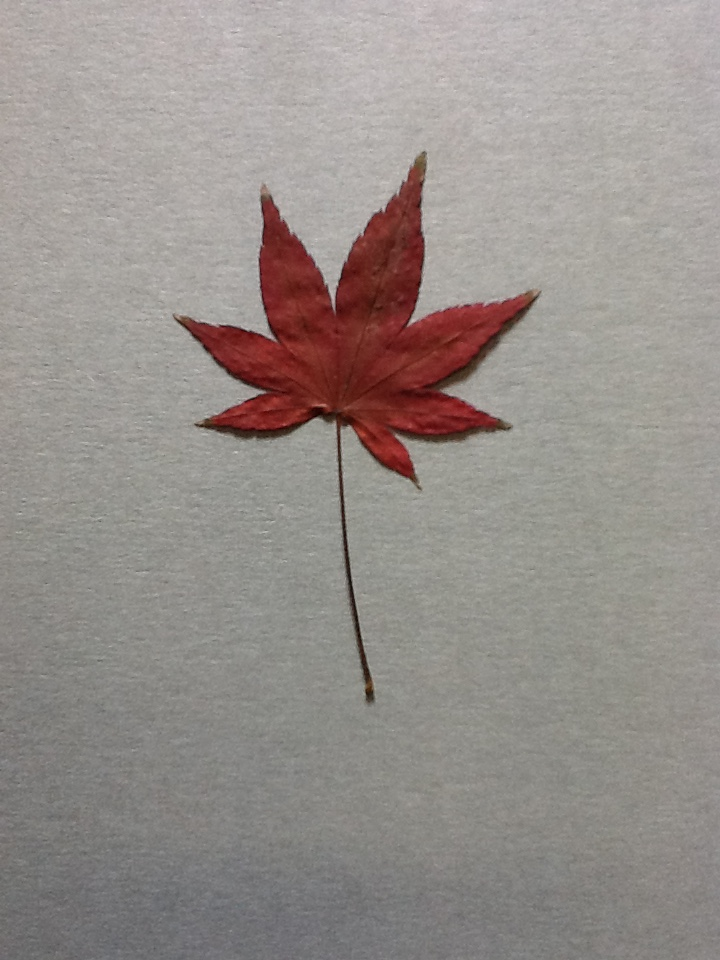
#> input picture Data/RGB/leaf_11.JPG, 720 x 960 px, found by its file name
$ python main.py
#> lines starting #> are read from the running program, lines starting #| are printed output that depends on the picture; after the words box and inside, x2 and y2 are one past the last pixel; in counts of white or black regions, pixels touching at a corner belong together
### Final/preprocess.py
# -*- coding: utf-8 -*-
"""
module for preprocessing on raw image
"""

import cv2 as cv
import numpy as np


# [6 lines left out: function save_binary, not called in this run]


def prep(path, filename, ext):
    """ Returns binary image
        pass arguments as string
        'path', 'filename', 'ext'
    """
#> called with filename = 'leaf_11', ext = '.JPG'

    img = cv.imread(path+filename+ext)
#> img is the input picture: shape (960, 720, 3); mean B, G, R 139.4, 143.4, 150.3

    hsv_img = cv.cvtColor(img, cv.COLOR_BGR2HSV)
#> hsv_img: shape (960, 720, 3); mean H, S, V 27.3, 22.1, 150.5

    #--- Converting to grayscale ---
    gray = cv.cvtColor(hsv_img, cv.COLOR_BGR2GRAY)
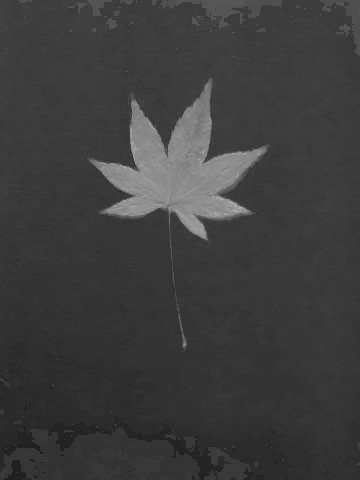
#> gray: shape (960, 720) (shown at 1/2 size); min 25, max 187, mean 61.1
    gray2 = cv.cvtColor(img, cv.COLOR_BGR2GRAY)
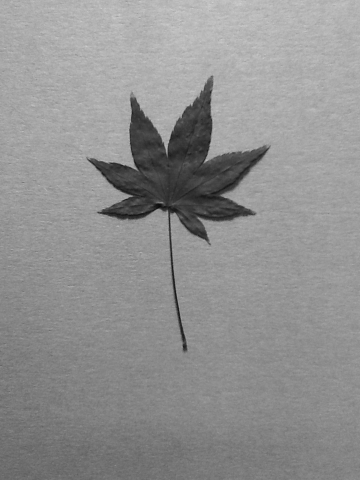
#> gray2: shape (960, 720) (shown at 1/2 size); min 7, max 217, mean 145

    #--- Converting to bianry ---
    blur = cv.GaussianBlur(gray, (5,5), 0)
    #canny = cv.Canny(blur, 50, 100)
    retval, binary = cv.threshold(blur, 0, 255, cv.THRESH_BINARY_INV+cv.THRESH_OTSU)
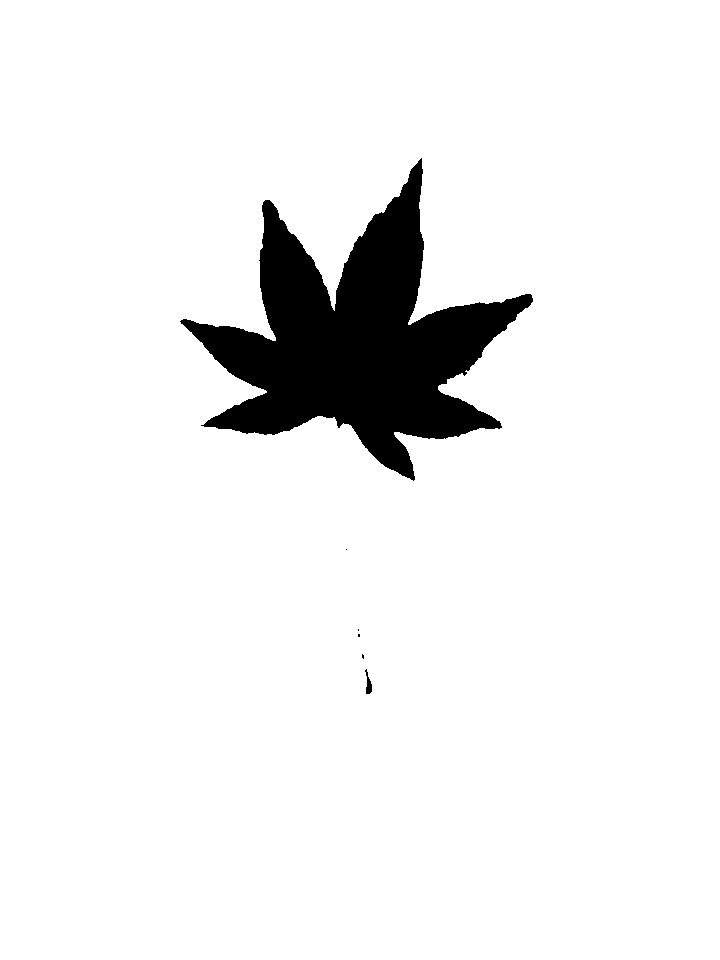
#> binary: shape (960, 720); 93.5% white; 6 black regions (4 under 20 px)
#> retval = 96


    #--- finding longest contour ---
    contours = cv.findContours(binary.copy(), cv.RETR_TREE, cv.CHAIN_APPROX_SIMPLE) [-2] # [-2] is offset used, otherwise drawContours doesn't recognise contour
#> contours = 7 contours, 4 with area under 20; largest, box (x1, y1, x2, y2) and area: (0, 0, 720, 960) 689521, (179, 157, 534, 482) 45752, (364, 668, 373, 695) 116
    contour = max(contours, key = len) # Finding Contour with longest lenth
#> contour = contour of 789 points, box (x1, y1, x2, y2) (179, 157, 534, 482), area 45752

    # --- masking ---
    mask_bin = np.zeros(img.shape[:2], np.uint8) # Creating blank background with 0 intensity(dark) with resolution equal to source image
    cv.drawContours(mask_bin, [contour], 0, 255, -1) # the [] around contour and 3rd argument 0 means only the particular contour is drawn
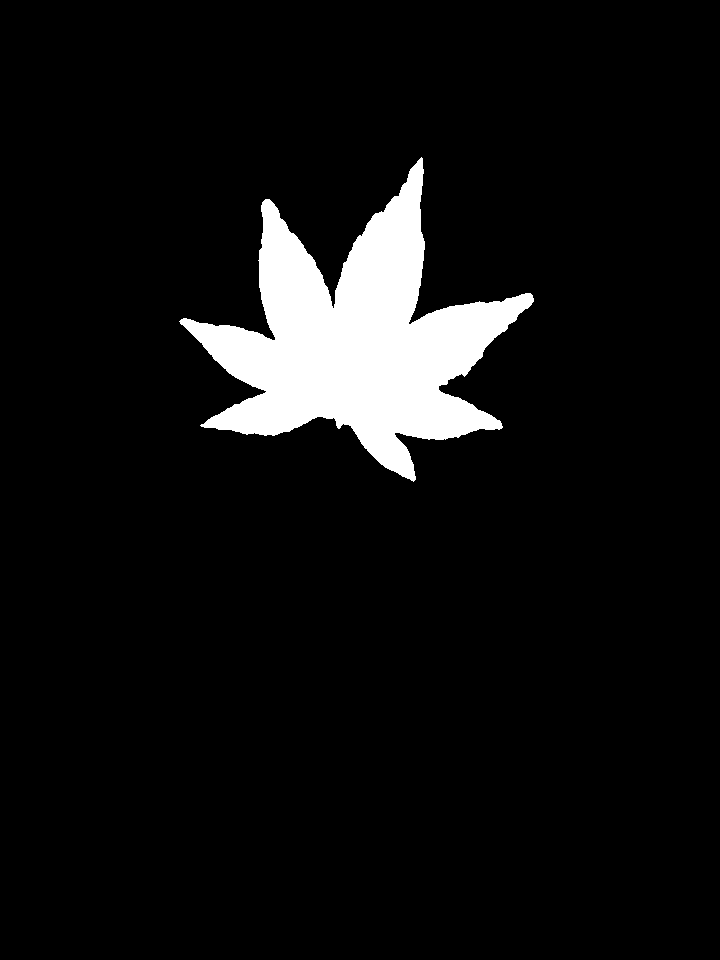
#> mask_bin: shape (960, 720); 6.7% white; 1 white region, box (x1, y1, x2, y2) and area: (179, 157, 534, 482) 46536
    masked_gray = cv.bitwise_and(gray2, gray2, mask= mask_bin) # Removing background from grayscale image for texture extraction
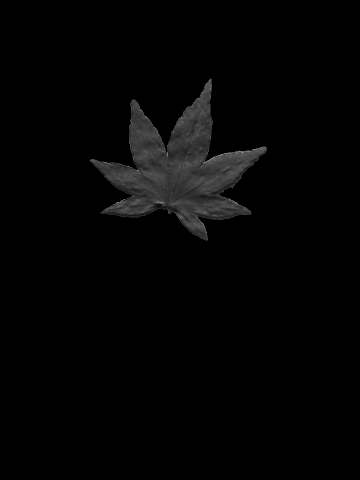
#> masked_gray: shape (960, 720) (shown at 1/2 size); min 0, max 182, mean 4.1

    #--- cropping binary image ---
    #print("Cropped mask after applying to binary image :")
    x, y, w, h = cv.boundingRect(contour)
#> x = 179; y = 157; w = 355; h = 325
    crop_bin = mask_bin[y-20:y+h+20, x-20:x+w+20]
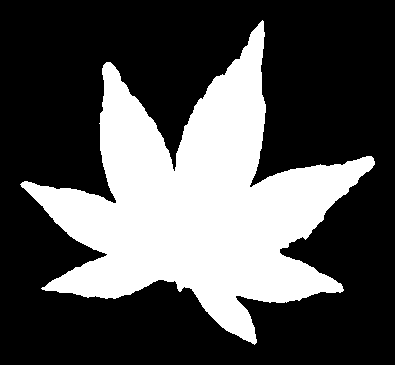
#> crop_bin: shape (365, 395); 32.3% white; 1 white region


    #--- cropping gray image ---
    #print("Cropped gray image after applying mask :")
    crop_gray = masked_gray[y-20:y+h+20, x-20:x+w+20]
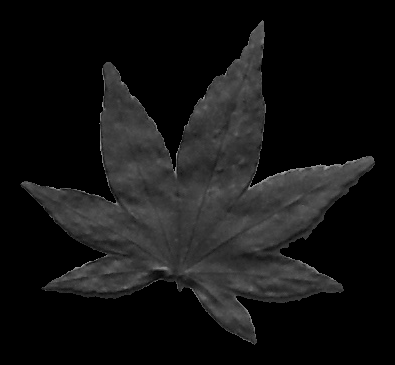
#> crop_gray: shape (365, 395); min 0, max 182, mean 19.8

    # save_binary()

    return crop_bin

### Final/postprocess.py
# -*- coding: utf-8 -*-
"""
Created on Fri Apr 10 18:18:08 2020

@author: Ganesh
"""
import cv2 as cv
import numpy as np
import scipy.ndimage as ndi


def get_contour(img):
    """returns the coords of the longest contour"""
    cnt = cv.findContours(img.copy(), cv.RETR_TREE, cv.CHAIN_APPROX_NONE) [-2]
#> cnt = 1 contour; box (x1, y1, x2, y2) and area: (25, 25, 373, 341) 41084
    max_cnt = max(cnt, key = len).reshape(-1,2)
#> max_cnt = 1515 pairs, first value 25 to 372, second value 25 to 340
    return max_cnt

#--- Removing noise
def rem_noise(image):
    """ Returns noise free contour """
    struct = [[ 0., 0., 1., 1., 0., 0.],
              [ 0., 1., 1., 1., 1., 0.],
              [ 1., 1., 1., 1., 1., 1.],
              [ 1., 1., 1., 1., 1., 1.],
              [ 1., 1., 1., 1., 1., 1.],
              [ 0., 1., 1., 1., 1., 0.],
              [ 0., 0., 1., 1., 0., 0.]]

    erosion = get_contour(ndi.morphology.binary_erosion(image > 254, structure=struct).astype(image.dtype))
#> erosion has the same summary as max_cnt in get_contour
    closing = get_contour(ndi.morphology.binary_closing(image > 254, structure=struct).astype(image.dtype))
#> in get_contour (call 2), `cnt = cv.findContours(img.copy(), cv.RETR_TREE, cv.CHAIN_APPROX_NONE) ..`: cnt = 1 contour; box (x1, y1, x2, y2) and area: (20, 20, 375, 345) 45946
#> closing = 1473 pairs, first value 20 to 374, second value 20 to 344
    opening = get_contour(ndi.morphology.binary_opening(image > 254, structure=struct).astype(image.dtype))
#> in get_contour (call 3), `cnt = cv.findContours(img.copy(), cv.RETR_TREE, cv.CHAIN_APPROX_NONE) ..`: cnt = 1 contour; box (x1, y1, x2, y2) and area: (22, 22, 375, 344) 45720
#> opening = 1529 pairs, first value 22 to 374, second value 22 to 343
    dilation = get_contour(ndi.morphology.binary_dilation(image > 254, structure=struct).astype(image.dtype))
#> in get_contour (call 4), `cnt = cv.findContours(img.copy(), cv.RETR_TREE, cv.CHAIN_APPROX_NONE) ..`: cnt = 1 contour; box (x1, y1, x2, y2) and area: (17, 17, 377, 348) 50486
#> dilation = 1487 pairs, first value 17 to 376, second value 17 to 347

    return opening

def postp(img):
    mask = np.zeros(img.shape[:2], np.uint8)
    noise_free_cnt = rem_noise(img)
#> noise_free_cnt has the same summary as opening in rem_noise
    cv.drawContours(mask, [noise_free_cnt], 0, 255, -1)     #--- Applying noise free contour to mask
#> mask: shape (365, 395); 32.2% white; 1 white region, box (x1, y1, x2, y2) and area: (22, 22, 375, 344) 46486

    return mask

### Final/main.py
# -*- coding: utf-8 -*-
"""
Created on Fri Apr 10 16:09:40 2020

@author: Ganesh
"""
import matplotlib.pyplot as plt
import preprocess
import postprocess

path = 'D:\Engineering\BE\Project\Datasets\Samples\RGB\\'
filename ='leaf_11'
ext = '.JPG'

img = preprocess.prep(path, filename, ext)
plt.imshow(img, cmap = 'gray')
plt.show()

img2 = postprocess.postp(img)
plt.imshow(img2, cmap = 'gray')
plt.show()

$ run again, with Data/RGB/leaf_10.JPG copied over Data/RGB/leaf_11.JPG
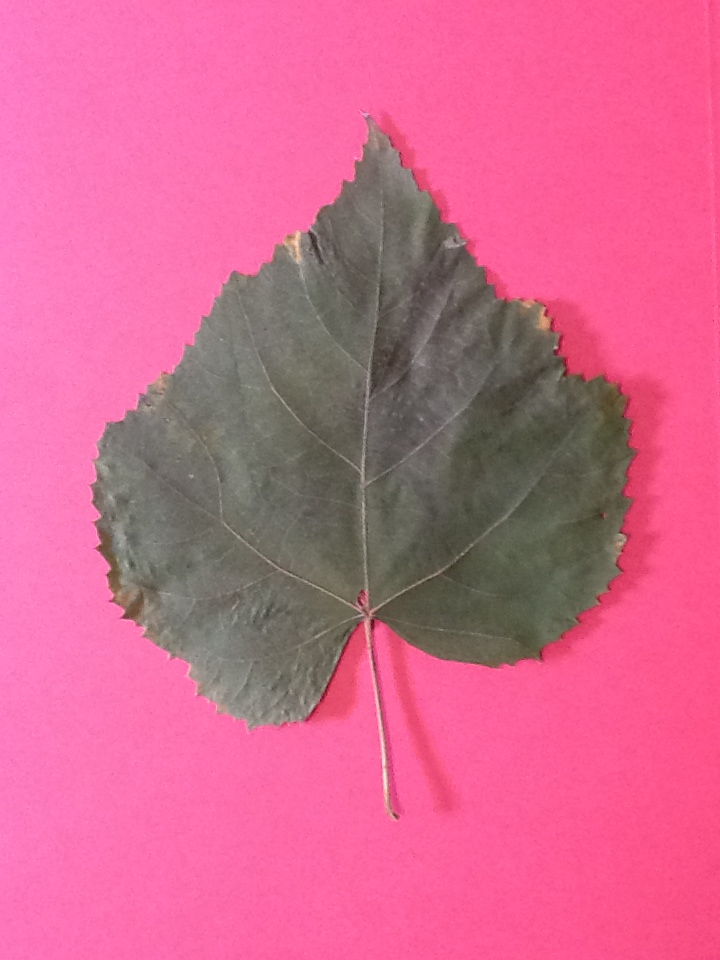
#> input picture Data/RGB/leaf_10.JPG, 720 x 960 px, found by its file name
#> in prep, img is the input picture: shape (960, 720, 3); mean B, G, R 143.1, 103.4, 211.2
#> hsv_img: shape (960, 720, 3); mean H, S, V 127.3, 118.2, 211.3
#> in prep, `retval, binary = cv.threshold(blur, 0, 255, cv.THRESH_BINARY_INV+cv.TH..`:
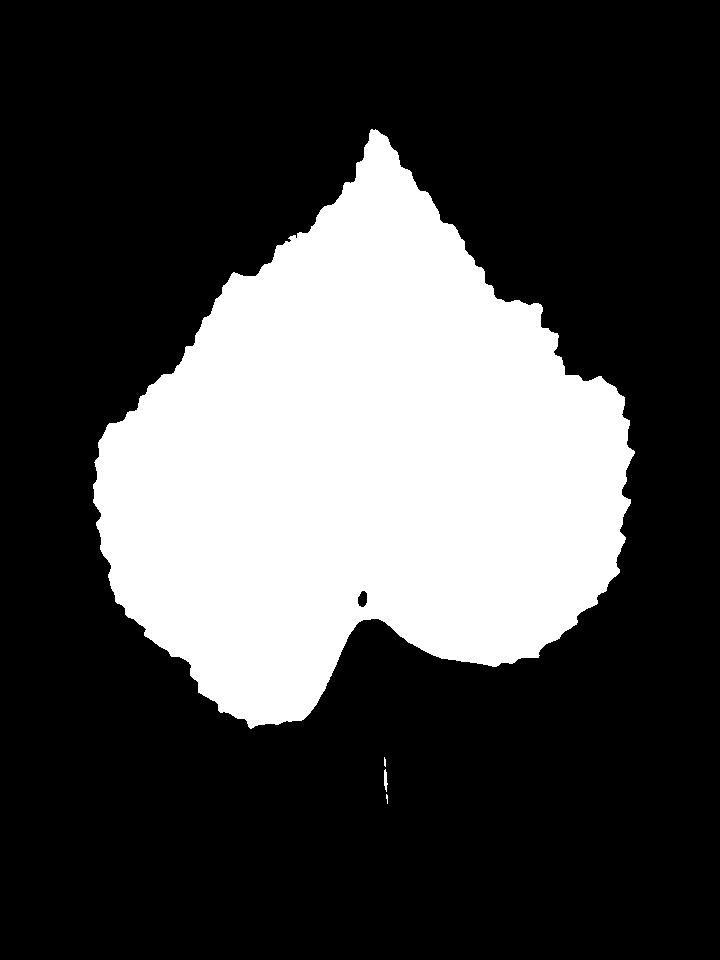
#> binary: shape (960, 720); 28.2% white; 4 white regions (2 under 20 px)
#> retval = 119
#> contours = 5 contours, 2 with area under 20; largest, box (x1, y1, x2, y2) and area: (93, 129, 635, 729) 193816, (357, 590, 368, 608) 132, (384, 769, 388, 792) 36
#> contour = contour of 953 points, box (x1, y1, x2, y2) (93, 129, 635, 729), area 193816
#> mask_bin: shape (960, 720); 28.2% white; 1 white region, box (x1, y1, x2, y2) and area: (93, 129, 635, 729) 194721
#> x = 93; y = 129; w = 542; h = 600
#> crop_bin: shape (640, 582); 52.3% white; 1 black region
#> in prep, `crop_gray = masked_gray[y-20:y+h+20, x-20:x+w+20]`:
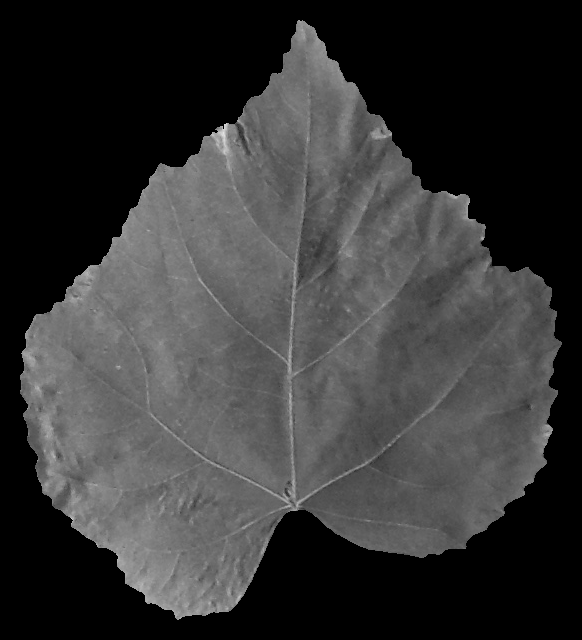
#> crop_gray: shape (640, 582); min 0, max 228, mean 54.2
#> cnt = 1 contour; box (x1, y1, x2, y2) and area: (23, 24, 559, 617) 188404
#> max_cnt = 1749 pairs, first value 23 to 558, second value 24 to 616
#> erosion has the same summary as max_cnt in get_contour
#> cnt = 1 contour; box (x1, y1, x2, y2) and area: (20, 20, 562, 620) 193889
#> closing = 1774 pairs, first value 20 to 561, second value 20 to 619
#> cnt = 1 contour; box (x1, y1, x2, y2) and area: (20, 21, 561, 620) 193758
#> opening = 1763 pairs, first value 20 to 560, second value 21 to 619
#> cnt = 1 contour; box (x1, y1, x2, y2) and area: (17, 17, 564, 623) 199305
#> dilation = 1788 pairs, first value 17 to 563, second value 17 to 622
#> noise_free_cnt has the same summary as opening in rem_noise
#> mask: shape (640, 582); 52.3% white; 1 black region, box (x1, y1, x2, y2) and area: (0, 0, 582, 640) 177840

$ run again, with Data/RGB/leaf_5.JPG copied over Data/RGB/leaf_11.JPG
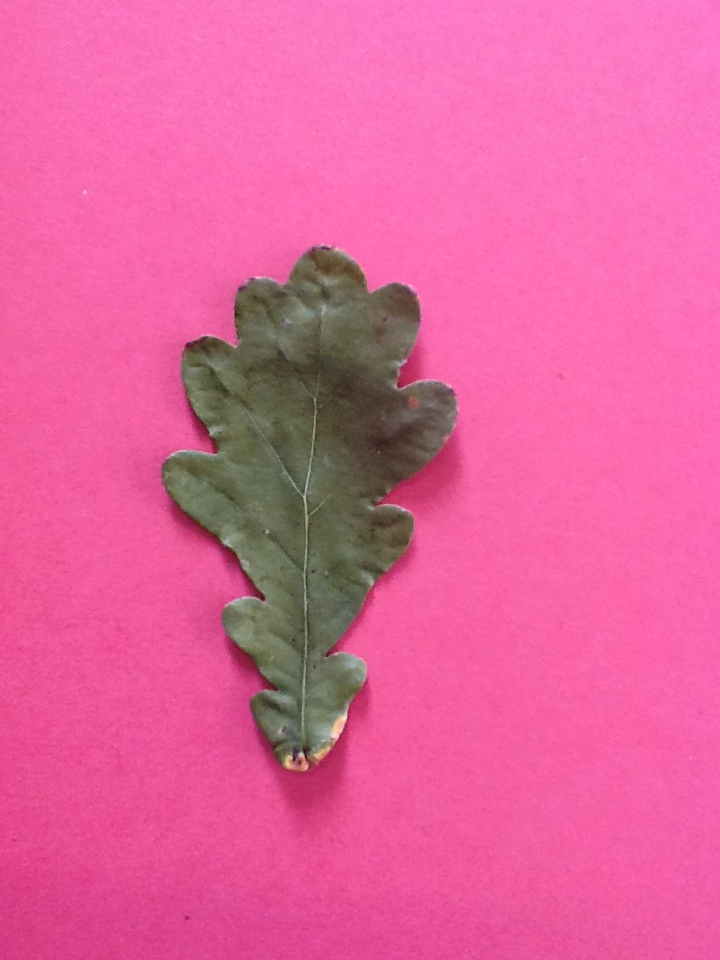
#> input picture Data/RGB/leaf_5.JPG, 720 x 960 px, found by its file name
#> in prep, img is the input picture: shape (960, 720, 3); mean B, G, R 156.7, 98.6, 226.8
#> hsv_img: shape (960, 720, 3); mean H, S, V 149.5, 141.8, 227.1
#> in prep, `retval, binary = cv.threshold(blur, 0, 255, cv.THRESH_BINARY_INV+cv.TH..`:
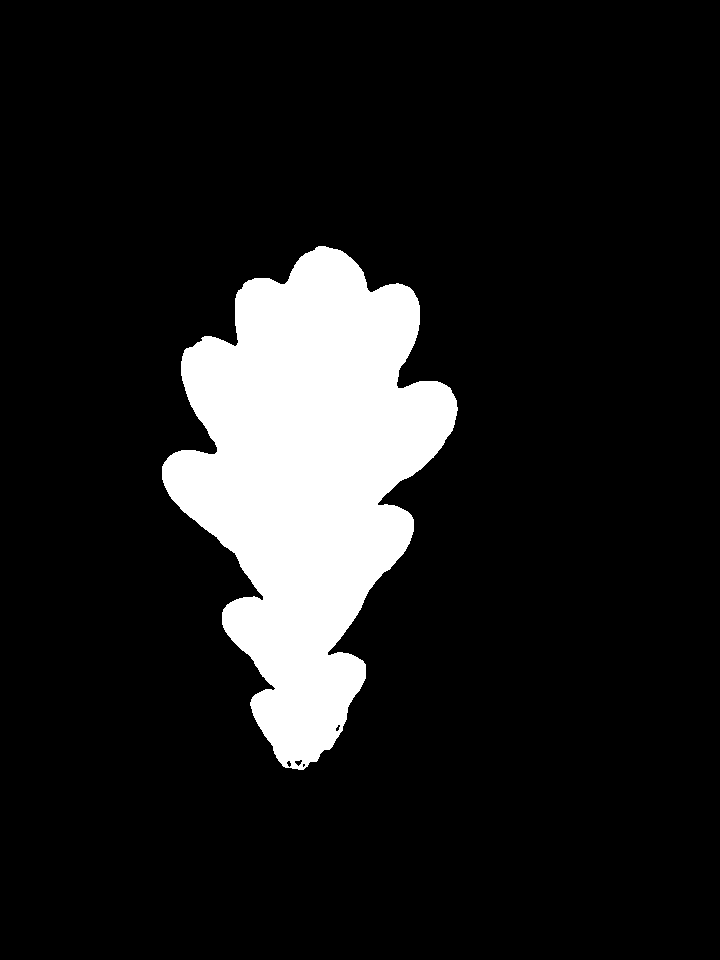
#> binary: shape (960, 720); 12.2% white; 1 white region
#> retval = 127
#> contours = 5 contours, 1 with area under 20; largest, box (x1, y1, x2, y2) and area: (162, 246, 458, 770) 83604, (294, 759, 303, 767) 32, (286, 760, 292, 768) 22, (335, 724, 341, 732) 21
#> contour = contour of 768 points, box (x1, y1, x2, y2) (162, 246, 458, 770), area 83604
#> mask_bin: shape (960, 720); 12.2% white; 1 white region, box (x1, y1, x2, y2) and area: (162, 246, 458, 770) 84337
#> x = 162; y = 246; w = 296; h = 524
#> crop_bin: shape (564, 336); 44.5% white; 1 white region
#> in prep, `crop_gray = masked_gray[y-20:y+h+20, x-20:x+w+20]`:
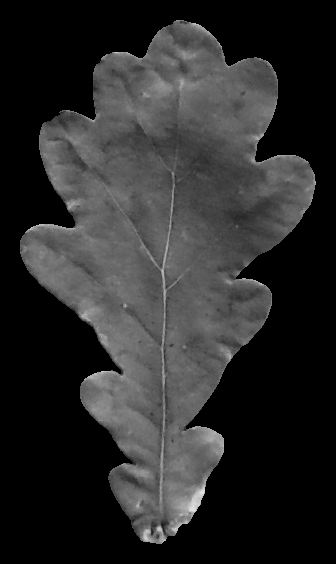
#> crop_gray: shape (564, 336); min 0, max 233, mean 42.8
#> cnt = 1 contour; box (x1, y1, x2, y2) and area: (23, 23, 314, 541) 79148
#> max_cnt = 1437 pairs, first value 23 to 313, second value 23 to 540
#> erosion has the same summary as max_cnt in get_contour
#> cnt = 1 contour; box (x1, y1, x2, y2) and area: (20, 20, 316, 544) 83724
#> closing = 1421 pairs, first value 20 to 315, second value 20 to 543
#> cnt = 1 contour; box (x1, y1, x2, y2) and area: (20, 20, 316, 544) 83590
#> opening = 1451 pairs, first value 20 to 315, second value 20 to 543
#> cnt = 2 contours, 1 with area under 20; largest, box (x1, y1, x2, y2) and area: (17, 17, 318, 547) 88110
#> dilation = 1433 pairs, first value 17 to 317, second value 17 to 546
#> noise_free_cnt has the same summary as opening in rem_noise
#> mask: shape (564, 336); 44.5% white; 1 white region, box (x1, y1, x2, y2) and area: (20, 20, 316, 544) 84317
